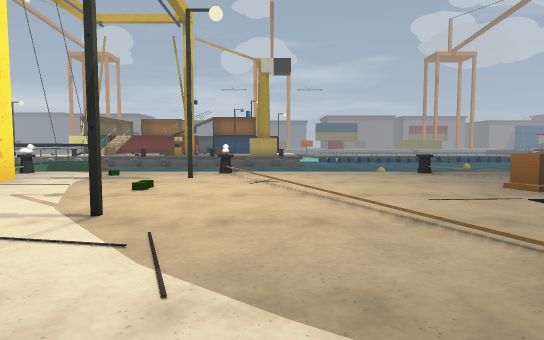
view 1 (above)

18 first-person views from a walk through a level from a Godot 3-D game. The camera is 1.2 m above the floor, tilts 4° down and sees 75° across. The floor is counted in squares, 2 m on a side. Each view is taken from the middle of a square. On the plan, view 1 faces up. The plan holds only what a view shows up to about 10 squares ahead; the rest is blank. The place goes on beyond the plan. Some surface patterns are stand-ins.

view 2
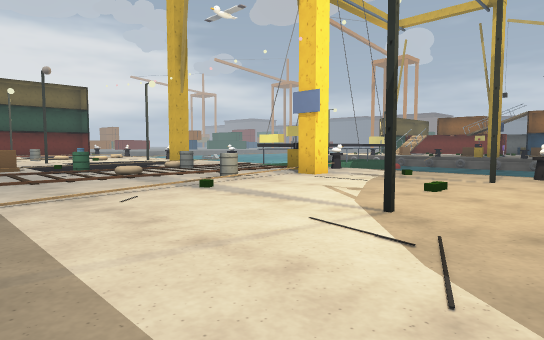

view 3
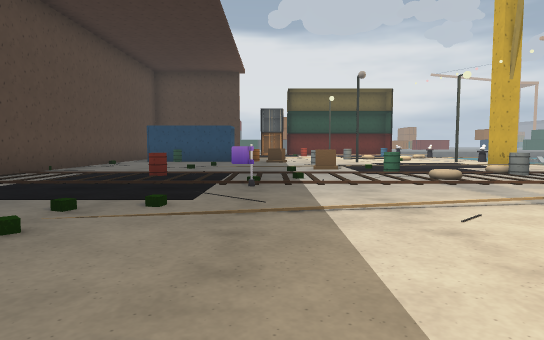

view 4
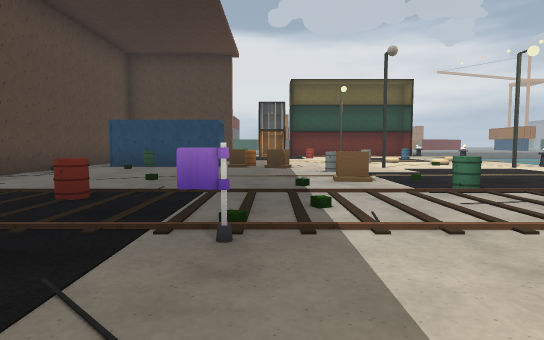

view 5
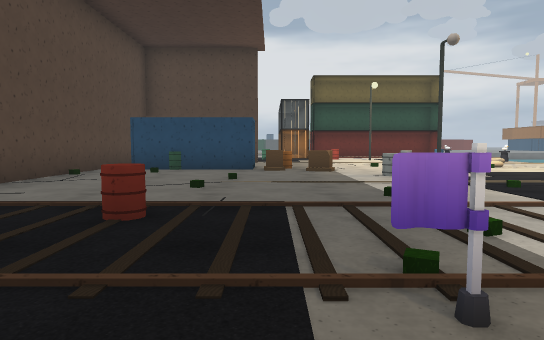

view 6
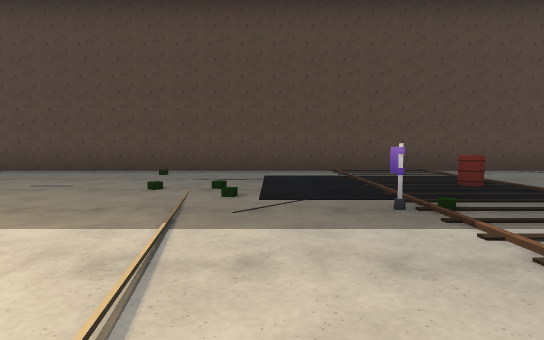

view 7
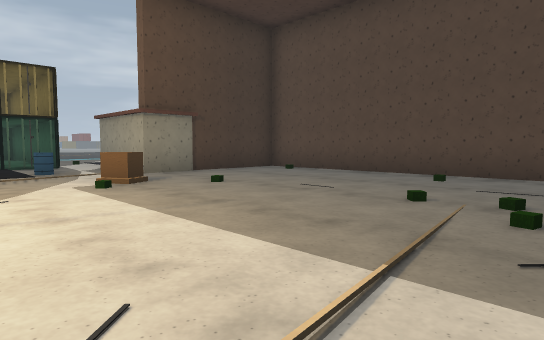

view 8
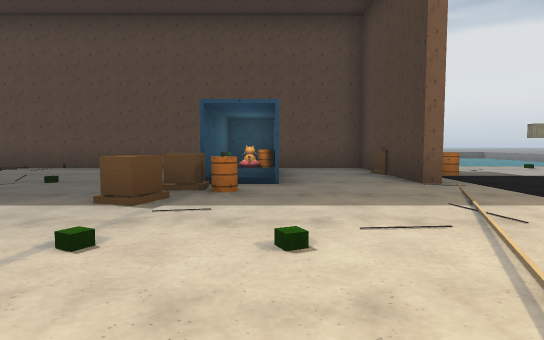

view 9
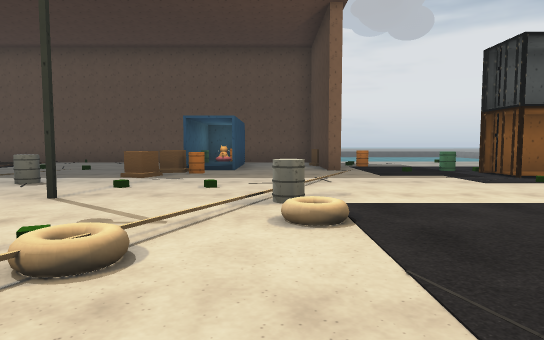

view 10
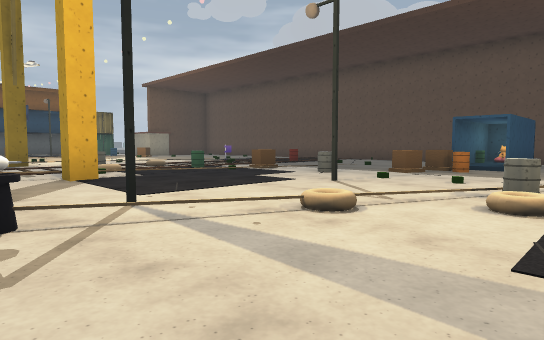

view 11
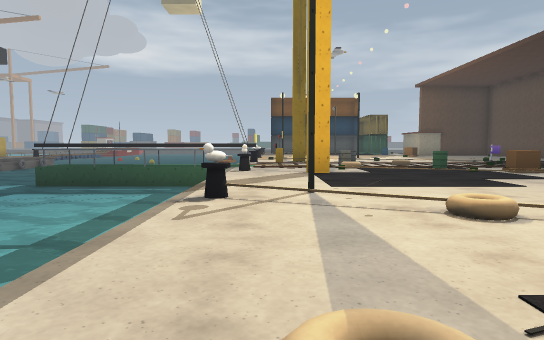

view 12
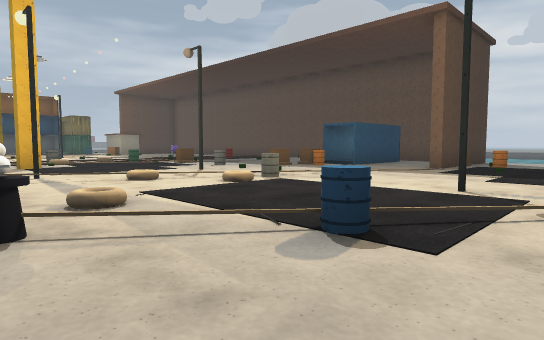

view 13
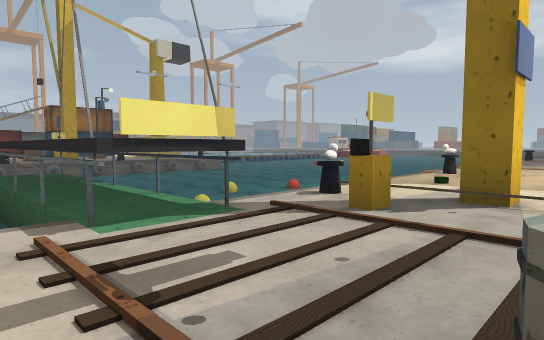

view 14
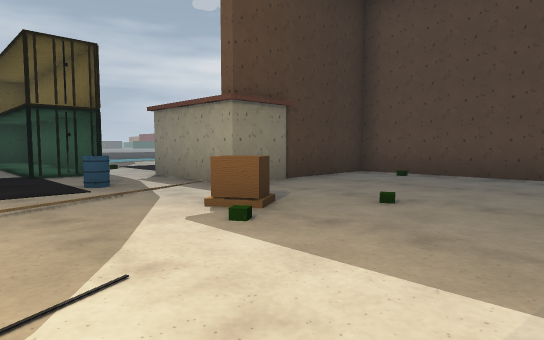

view 15
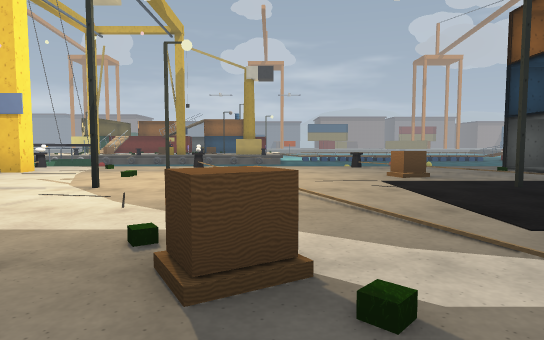

view 16
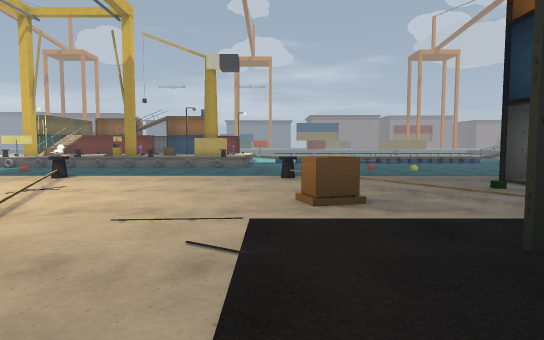

view 17
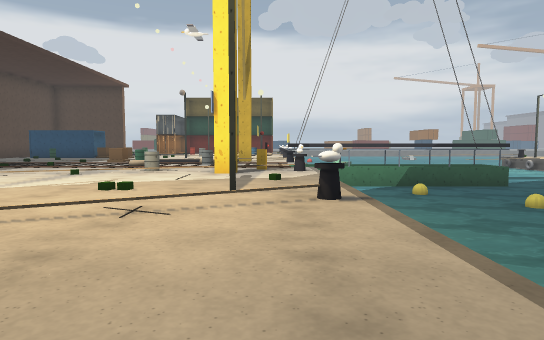

view 18
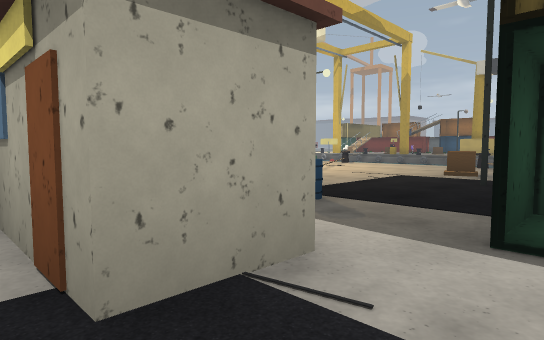

### Floor plan
Key: @ floor where view 1 was taken; # wall or solid block; . floor; / step, stairs or slope; D closed door; = window, fence, low wall or low ledge; ≈ water the walk keeps out of; ^ raised ledge; P pallet; L lever; C crate; F flag; B barrel; S streetlight; O other object.
Columns run from 22 left of view 1 to 10 right of it. Each row starts with its distance up from view 1.
 11          ≈≈≈≈≈^^≈≈≈≈≈≈
 10        ≈≈≈≈≈≈≈^^≈≈≈≈≈≈≈
  9        ≈≈≈≈≈≈≈^^≈≈≈≈≈≈≈
  8  ..≈≈.......≈.^^≈#/./≈...≈....
  7  .......#.....O.L/./#/.......##
  6  .=.........#....#..../......
  5  ....../......=......./...P..
  4  ................=...........
  3   S...=.#....=......#.....#.
  2   ........=.................
  1  ...........C................
  0 ###.....C.......F.....@C.=..#####
 -1  .#/....C.......................
 -2  ...#..##.....=.........###....
 -3   .=#C.#B...............#.D..
 -4  ...#..B#...............#
 -5 ... #####################
 -6 ...

Positions as (right, up) in squares from view 1, and headings:
1: (0, 0), facing up
2: (0, 0), facing up-left
3: (-1, 0), facing left
4: (-4, 0), facing left
5: (-5, -1), facing left
6: (-5, 3), facing down
7: (-5, 2), facing down-right
8: (-15, 4), facing down
9: (-16, 7), facing down
10: (-17, 8), facing down-right
11: (-18, 7), facing right
12: (-21, 8), facing down-right
13: (-9, 5), facing up-right
14: (-2, 2), facing down-right
15: (1, -2), facing up
16: (3, 1), facing up
17: (3, 7), facing left
18: (6, -3), facing up-left
